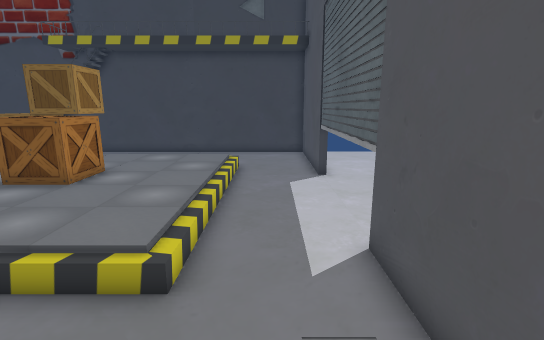
view 1 (above)

16 first-person views from a walk through a Unity game level. The camera is 1.5 m above the floor, tilts 12° down and sees 85° across. The floor is counted in squares, 0.5 m on a side. Each view is taken from the middle of a square. On the plan, view 1 faces up. The plan holds only what a view shows up to about 20 squares ahead; the rest is blank. The place goes on beyond the plan. The player character is not drawn. Some surface patterns are stand-ins.

view 2
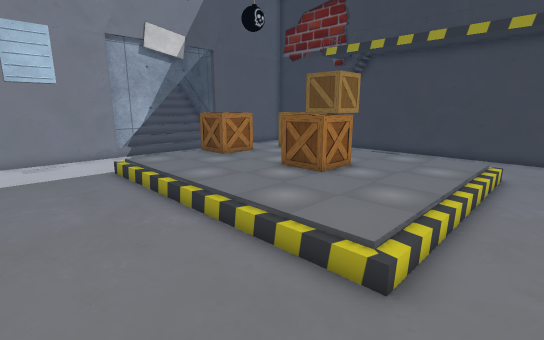

view 3
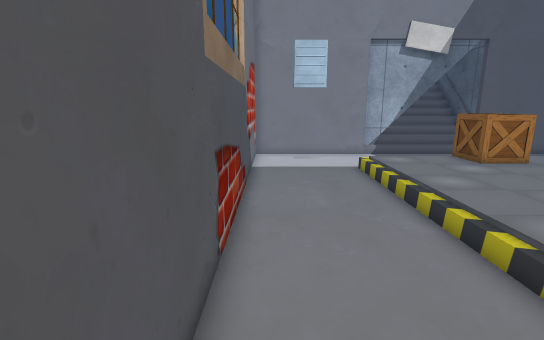

view 4
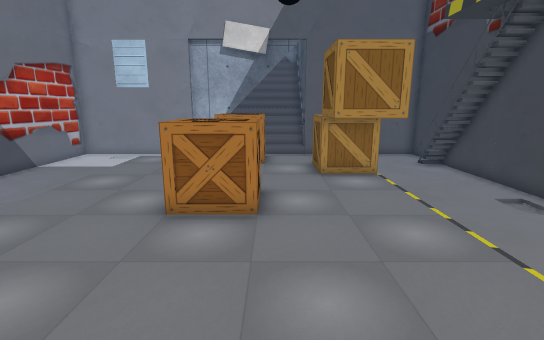

view 5
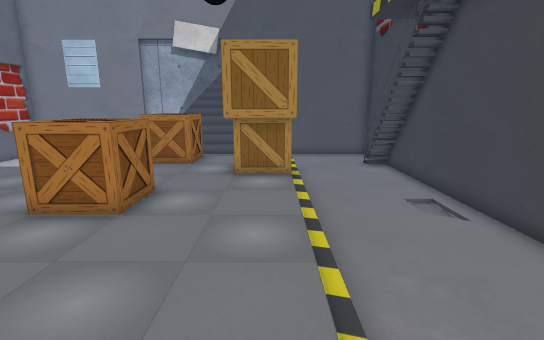

view 6
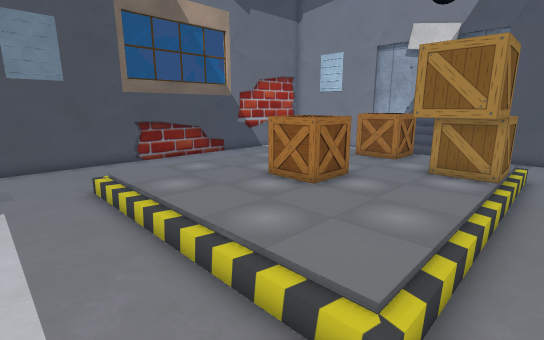

view 7
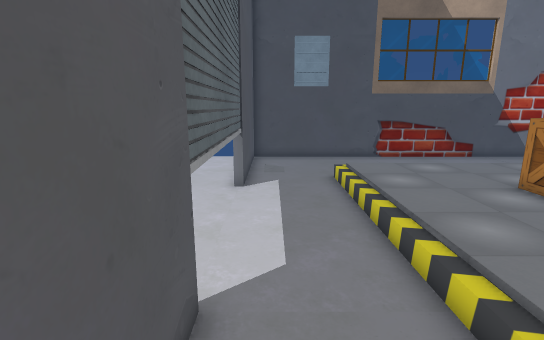

view 8
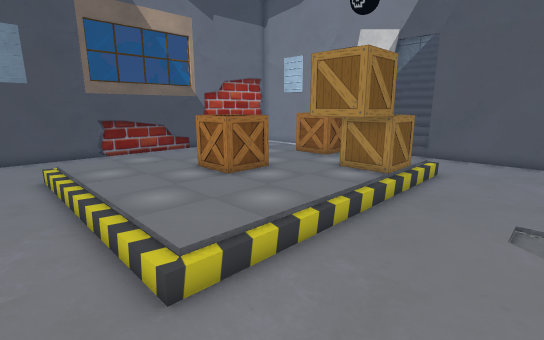

view 9
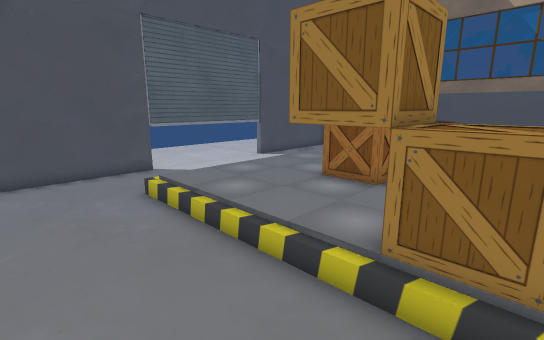

view 10
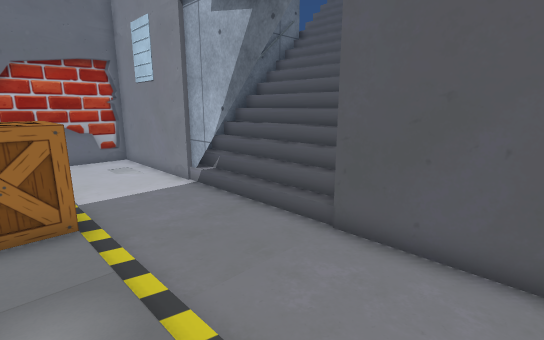

view 11
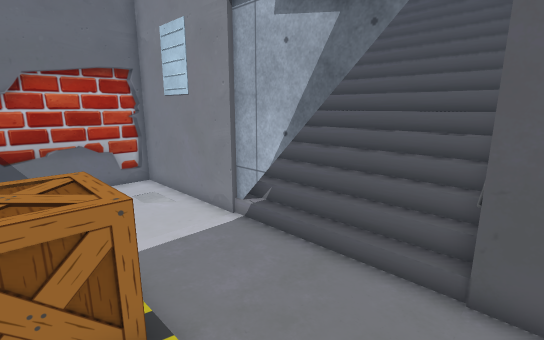

view 12
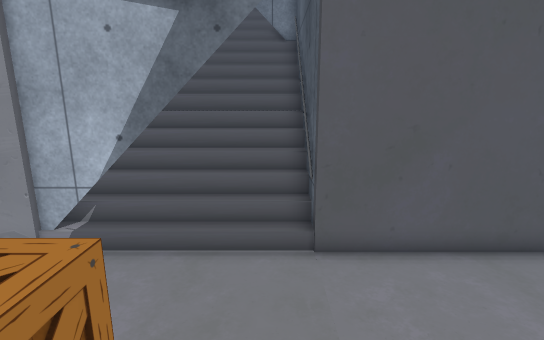

view 13
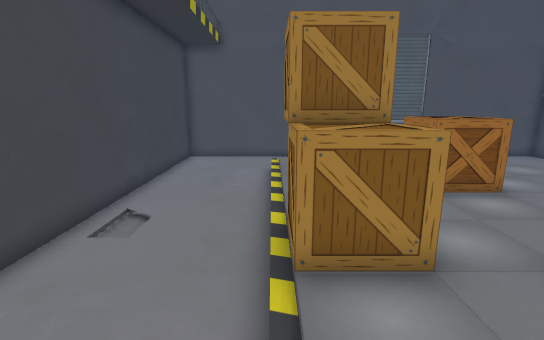

view 14
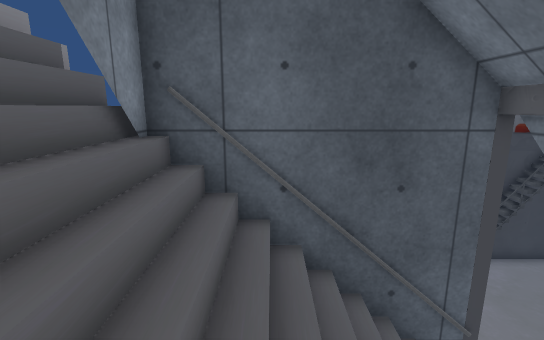

view 15
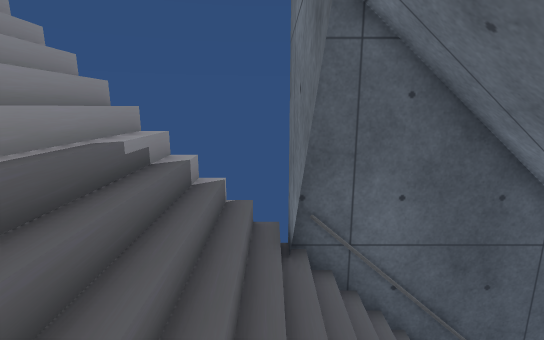

view 16
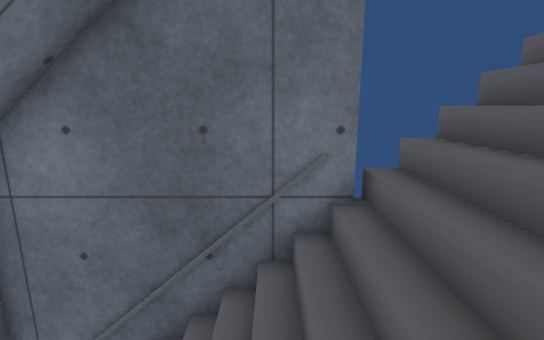

### Floor plan
Key: @ floor where view 1 was taken; # wall or solid block; . main floor; : floor 0.25 m higher than the main floor; + floor 2.75 m higher than the main floor; * floor 3 m higher than the main floor; / step, stairs or slope; = window, fence, low wall or low ledge; ^ raised ledge; O other object.
Columns run from 32 left of view 1 to 2 right of it. Each row starts with its distance up from view 1.
 20              ######################
 19              #..=^^#..............#
 18              #....................#
 17              #....................#
 16              #....................#
 15              #....//OOOOO//////...#
 14      #       #....::OOO O::::::...#
 13   ///#########....::OOOOO::::::...#
 12 /////#*+//////....:::::::::::::...#
 11 /////#*+//////....OOO:::OOO::::...#
 10  ////#/+//////....OOO:::OOO::::...#
  9   ///////////#....OOO:::OOO::::...#
  8    //////////#....:::::::::::::...#
  7    //////////#....:::::::::::::...#
  6    ///########....:::::::::::::...#
  5       ##    ##....:::::::::::::...#
  4              #....................#
  3              #....................#
  2              #....................#
  1              #....................#
  0              #..................@.#
 -1              ######################

Where each view was taken, in squares from view 1:
view 1: 0 up, 0 right, facing up
view 2: 0 up, 0 right, facing up-left
view 3: 0 up, 0 right, facing left
view 4: 11 up, 0 right, facing left
view 5: 14 up, 0 right, facing left
view 6: 16 up, 1 right, facing down-left
view 7: 17 up, 1 right, facing down
view 8: 19 up, 0 right, facing down-left
view 9: 19 up, 12 left, facing down-right
view 10: 17 up, 13 left, facing down-left
view 11: 14 up, 13 left, facing down-left
view 12: 12 up, 12 left, facing left
view 13: 15 up, 16 left, facing right
view 14: 7 up, 24 left, facing up
view 15: 6 up, 27 left, facing up
view 16: 11 up, 25 left, facing down
